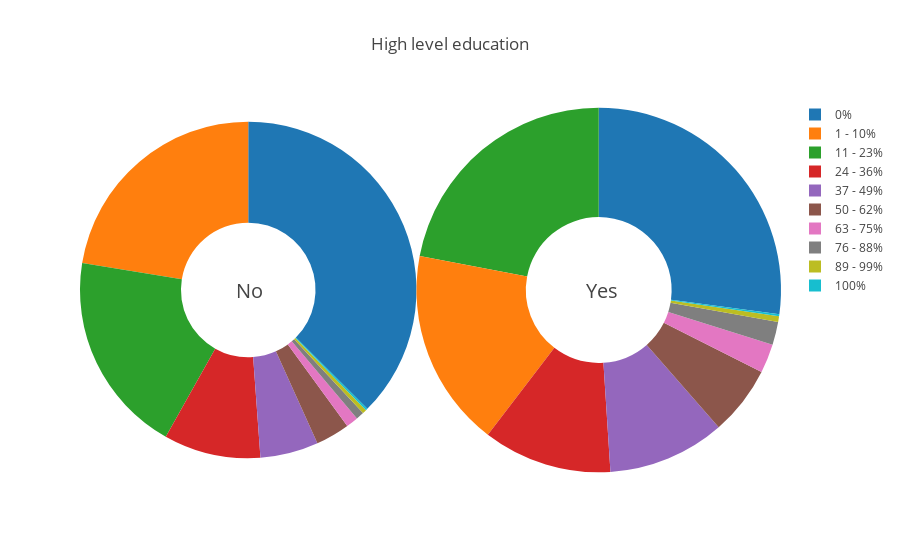

The notebook cell saved with this chart:
### Markdown cell above
On remarque que les variables qui marquent les différences de distribution entre les 2 groupes sont principalement financieres, on passe à la visualisation de ces variables afin de décrire ces différences et tirer le comportement de chacun des 2 groupes.

### Code cell
fig = {
  "data": [
    {
      "values": no.groupby('High level education').size(),
      "labels": ['0%','1 - 10%','100%','11 - 23%','24 - 36%','37 - 49%','50 - 62%','63 - 75%','76 - 88%','89 - 99%'],
      "domain": {"x": [0, .48]},
      "name": "No",
      "hoverinfo":"label+percent+name",
      "hole": .4,
      "type": "pie",
      "textinfo":'none'
    },     
    {
      "values": yes.groupby('High level education').size(),
      "labels": ['0%','1 - 10%','100%','11 - 23%','24 - 36%','37 - 49%','50 - 62%','63 - 75%','76 - 88%','89 - 99%'],
      "domain": {"x": [.48, 1]},
      "name": "Yes",
      "hoverinfo":"label+percent+name",
      "hole": .4,
      "type": "pie",
      "textinfo":'none'
    }],
  "layout": {
        "title":"High level education",
      "annotations": [
            {
                "font": {
                    "size": 20
                },
                "showarrow": False,
                "text": "No",
                "x": 0.22,
                "y": 0.5
            },
            {
                "font": {
                    "size": 20
                },
                "showarrow": False,
                "text": "Yes",
                "x": 0.77,
                "y": 0.5,
                
            }
        ]
    }
}
iplot(fig)

### Figure 1 — Plotly figure (JSON) as saved in the notebook; plotly's stock layout.template omitted (floating-point values rounded to 4 significant figures)
{"data": [{"domain": {"x": [0, 0.48]}, "hole": 0.4, "hoverinfo": "label+percent+name", "labels": ["0%", "1 - 10%", "100%", "11 - 23%", "24 - 36%", "37 - 49%", "50 - 62%", "63 - 75%", "76 - 88%", "89 - 99%"], "name": "No", "textinfo": "none", "type": "pie", "values": [3462, 2073, 16, 1792, 860, 516, 302, 108, 71, 36]}, {"domain": {"x": [0.48, 1]}, "hole": 0.4, "hoverinfo": "label+percent+name", "labels": ["0%", "1 - 10%", "100%", "11 - 23%", "24 - 36%", "37 - 49%", "50 - 62%", "63 - 75%", "76 - 88%", "89 - 99%"], "name": "Yes", "textinfo": "none", "type": "pie", "values": [159, 103, 1, 129, 67, 61, 36, 15, 12, 3]}], "layout": {"annotations": [{"font": {"size": 20}, "showarrow": false, "text": "No", "x": 0.22, "y": 0.5}, {"font": {"size": 20}, "showarrow": false, "text": "Yes", "x": 0.77, "y": 0.5}], "title": "High level education"}}
